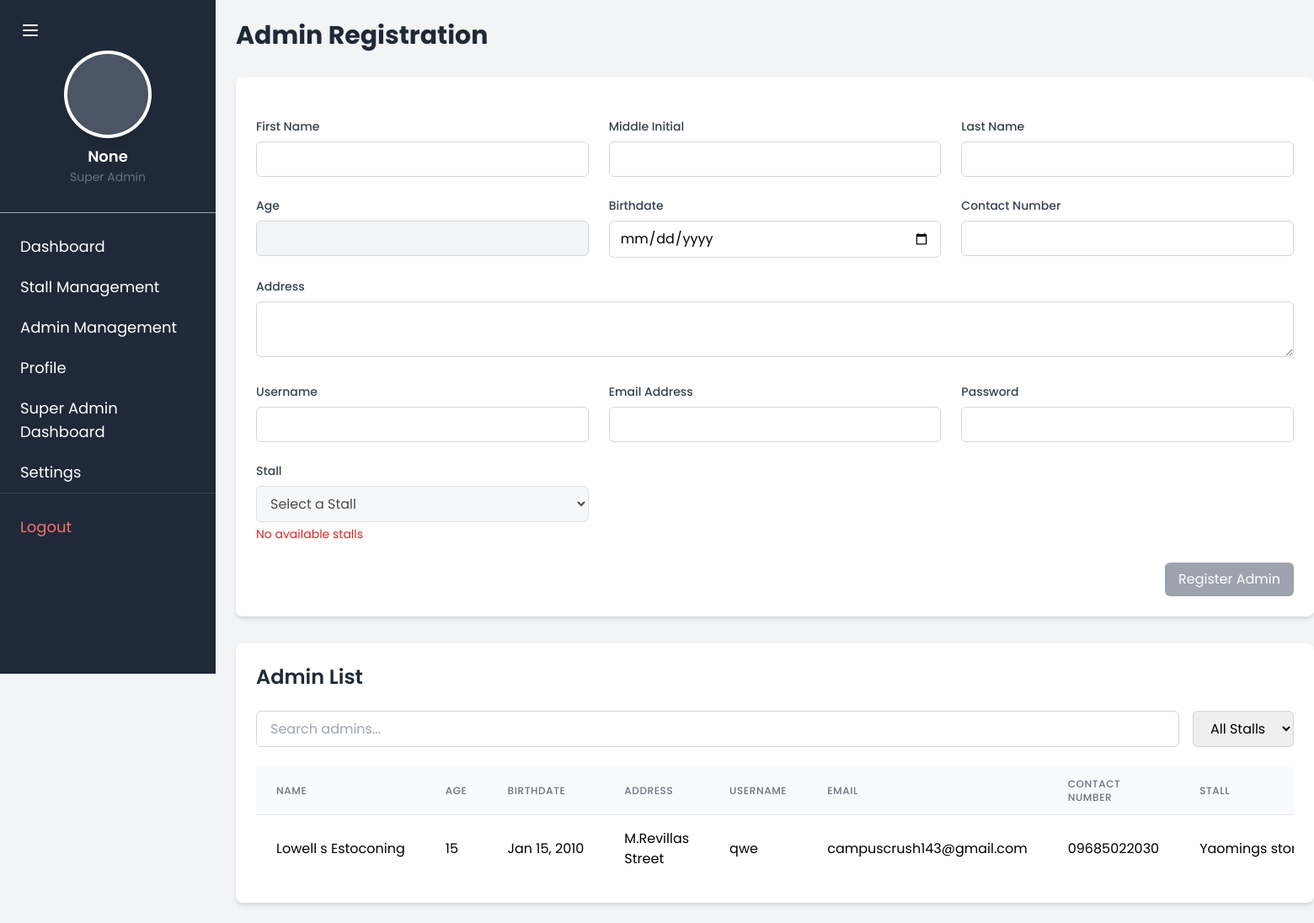
The app's page /register_admin (signed in), older data.
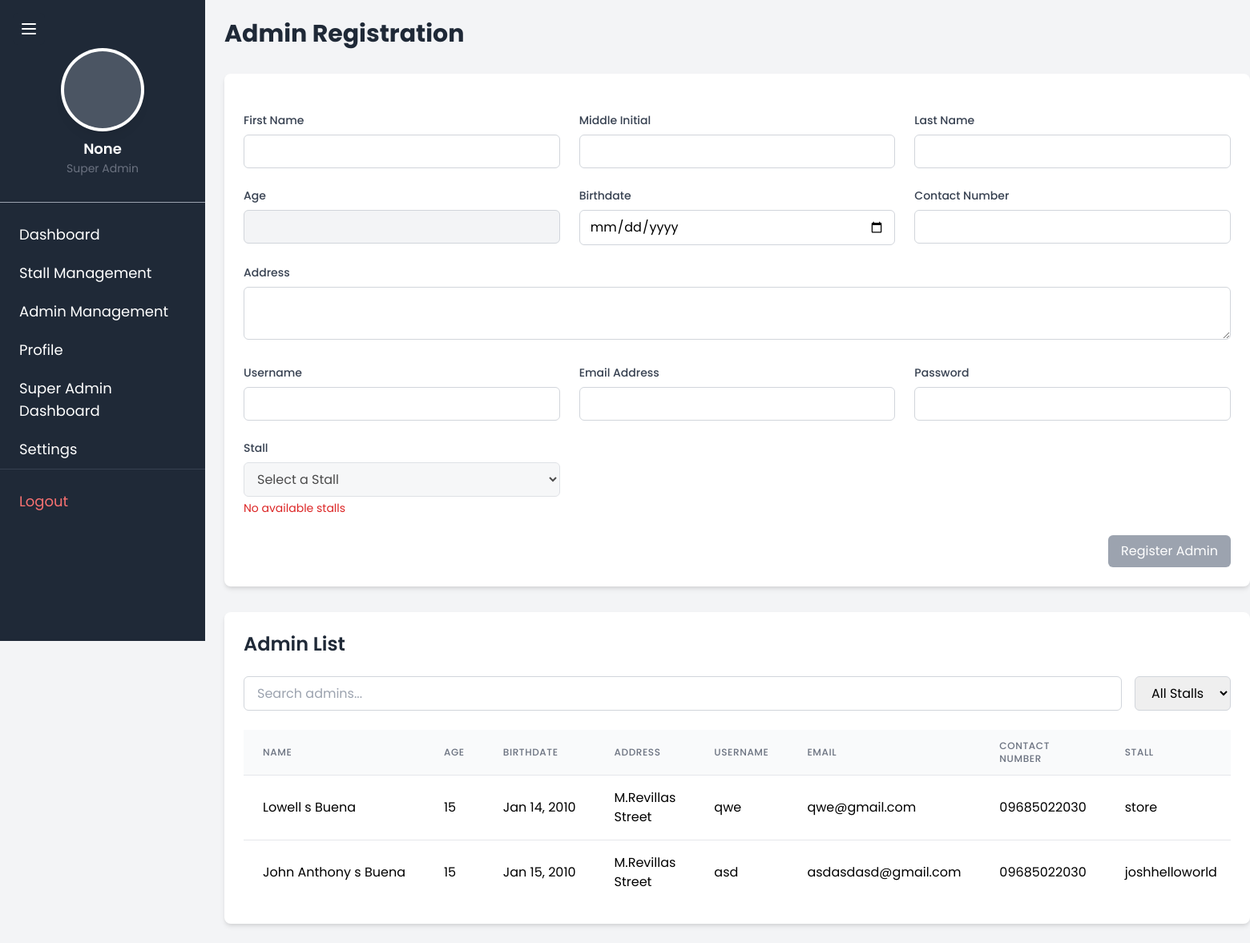
The same page, newer data.
### TriadApp/models.py (models this page shows, shortened)
class AdminProfile(models.Model):
    firstname = models.CharField(max_length=50)
    middle_initial = models.CharField(max_length=1, blank=True, null=True)
    lastname = models.CharField(max_length=50)
    age = models.IntegerField()
    birthdate = models.DateField()
    address = models.TextField()
    username = models.CharField(max_length=50, unique=True)
    email = models.EmailField(max_length=254, unique=True, default='', blank=True)
    password = models.CharField(max_length=100)
    contact_number = models.CharField(max_length=15)
    stall = models.ForeignKey('Stall', on_delete=models.CASCADE, related_name="admins", to_field='store_id')

class Stall(models.Model):
    store_id = models.UUIDField(default=uuid.uuid4, editable=False, unique=True)
    name = models.CharField(max_length=255)
    logo = models.ImageField(upload_to='stall_logos/')
    contact_number = models.CharField(max_length=15)
    is_active = models.BooleanField(default=True)  # Add is_active field with default value True

### TriadApp/super_admin.py (the view, shortened to what this page needs)
# urls.py: path('register_admin', super_admin.register_admin, name='register_admin'),
@superuser_required
def register_admin(request):
    stalls = Stall.objects.exclude(
        store_id__in=AdminProfile.objects.values_list('stall__store_id', flat=True)
    )
    admins = AdminProfile.objects.all()
    return render(request, 'TriadApp/superadmin/register_admin.html', {
        'stalls': stalls,
        'admins': admins,
        'super_admin': request.user
    })

### TriadApp/templates/TriadApp/superadmin/register_admin.html (shortened to what the changed rows need)
{% extends 'TriadApp/superadmin/super_admin.html' %}
{% block content %}
<div class="max-w-7xl mx-auto">
    <h1 class="text-3xl font-bold text-gray-800 mb-8">Admin Registration</h1>
    <div class="bg-white rounded-lg shadow-md p-6">
        <h2 class="text-2xl font-semibold text-gray-800 mb-6">Admin List</h2>
        <div class="overflow-x-auto">
            <table id="adminTable" class="min-w-full divide-y divide-gray-200">
                <thead class="bg-gray-50">
                    <tr>
                        <th class="px-6 py-3 text-left text-xs font-medium text-gray-500 uppercase tracking-wider">Name</th>
                        <th class="px-6 py-3 text-left text-xs font-medium text-gray-500 uppercase tracking-wider">Age</th>
                        <th class="px-6 py-3 text-left text-xs font-medium text-gray-500 uppercase tracking-wider">Birthdate</th>
                        <th class="px-6 py-3 text-left text-xs font-medium text-gray-500 uppercase tracking-wider">Address</th>
                        <th class="px-6 py-3 text-left text-xs font-medium text-gray-500 uppercase tracking-wider">Username</th>
                        <th class="px-6 py-3 text-left text-xs font-medium text-gray-500 uppercase tracking-wider">Email</th>
                        <th class="px-6 py-3 text-left text-xs font-medium text-gray-500 uppercase tracking-wider">Contact Number</th>
                        <th class="px-6 py-3 text-left text-xs font-medium text-gray-500 uppercase tracking-wider">Stall</th>
                    </tr>
                </thead>
                <tbody class="bg-white divide-y divide-gray-200">
                    {% for admin in admins %}
                    <tr class="hover:bg-gray-50">
                        <td class="px-6 py-4 whitespace-nowrap">{{ admin.firstname }} {{ admin.middle_initial }} {{ admin.lastname }}</td>
                        <td class="px-6 py-4 whitespace-nowrap">{{ admin.age }}</td>
                        <td class="px-6 py-4 whitespace-nowrap">{{ admin.birthdate|date:"M d, Y" }}</td>
                        <td class="px-6 py-4">{{ admin.address }}</td>
                        <td class="px-6 py-4 whitespace-nowrap">{{ admin.username }}</td>
                        <td class="px-6 py-4 whitespace-nowrap">{{ admin.email }}</td>
                        <td class="px-6 py-4 whitespace-nowrap">{{ admin.contact_number }}</td>
                        <td class="px-6 py-4 whitespace-nowrap">{{ admin.stall.name }}</td>
                    </tr>
                    {% endfor %}
                </tbody>
            </table>
        </div>
    </div>
</div>
{% endblock %}

Row changes from the older to the newer data that the page shows:
changed AdminProfile "Lowell": lastname "Estoconing" → "Buena"; birthdate "Jan 15, 2010" → "Jan 14, 2010"; email "campuscrush143@gmail.com" → "qwe@gmail.com"; stall.name "Yaomings…" → "store"
added AdminProfile: firstname "John Anthony", middle_initial "s", lastname "Buena", age "15", birthdate "Jan 15, 2010", address "M.Revillas Street", username "asd", email "asdasdasd@gmail.com", contact_number "09685022030", stall.name "joshhelloworld"
